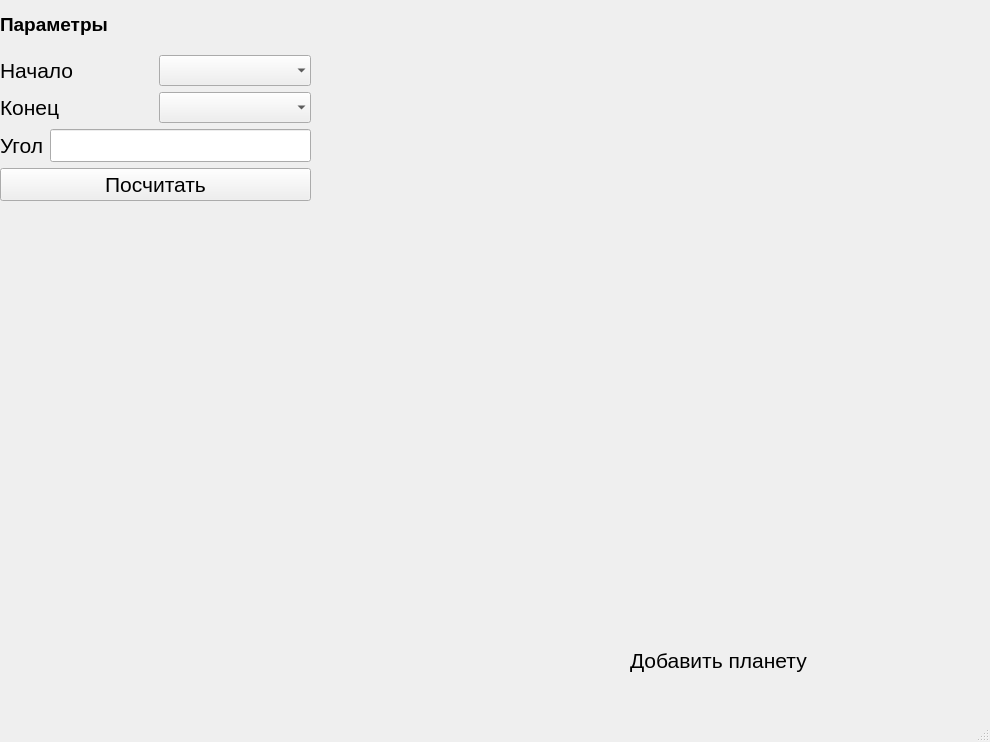
<?xml version="1.0" encoding="UTF-8"?>
<ui version="4.0">
 <class>MainWindow</class>
 <widget class="QMainWindow" name="MainWindow">
  <property name="geometry">
   <rect>
    <x>0</x>
    <y>0</y>
    <width>990</width>
    <height>742</height>
   </rect>
  </property>
  <property name="tabletTracking">
   <bool>true</bool>
  </property>
  <property name="windowTitle">
   <string>Калькулятор Полётов Ksp</string>
  </property>
  <property name="unifiedTitleAndToolBarOnMac">
   <bool>false</bool>
  </property>
  <widget class="QWidget" name="centralwidget">
   <widget class="QLabel" name="Image">
    <property name="geometry">
     <rect>
      <x>350</x>
      <y>0</y>
      <width>600</width>
      <height>600</height>
     </rect>
    </property>
    <property name="text">
     <string/>
    </property>
   </widget>
   <widget class="QLabel" name="Icon">
    <property name="geometry">
     <rect>
      <x>0</x>
      <y>540</y>
      <width>361</width>
      <height>151</height>
     </rect>
    </property>
    <property name="text">
     <string/>
    </property>
   </widget>
   <widget class="QWidget" name="layoutWidget">
    <property name="geometry">
     <rect>
      <x>0</x>
      <y>0</y>
      <width>311</width>
      <height>201</height>
     </rect>
    </property>
    <layout class="QVBoxLayout" name="verticalLayout_5">
     <item>
      <layout class="QVBoxLayout" name="verticalLayout_4">
       <item>
        <layout class="QVBoxLayout" name="verticalLayout_3">
         <item>
          <widget class="QLabel" name="label_3">
           <property name="font">
            <font>
             <pointsize>14</pointsize>
             <weight>75</weight>
             <bold>true</bold>
             <stylestrategy>PreferDefault</stylestrategy>
            </font>
           </property>
           <property name="text">
            <string>Параметры</string>
           </property>
          </widget>
         </item>
         <item>
          <layout class="QHBoxLayout" name="horizontalLayout">
           <item>
            <layout class="QVBoxLayout" name="verticalLayout">
             <item>
              <widget class="QLabel" name="label">
               <property name="font">
                <font>
                 <pointsize>16</pointsize>
                </font>
               </property>
               <property name="text">
                <string>Начало</string>
               </property>
              </widget>
             </item>
             <item>
              <widget class="QLabel" name="label_2">
               <property name="font">
                <font>
                 <pointsize>16</pointsize>
                </font>
               </property>
               <property name="text">
                <string>Конец</string>
               </property>
              </widget>
             </item>
            </layout>
           </item>
           <item>
            <layout class="QVBoxLayout" name="verticalLayout_2">
             <item>
              <widget class="QComboBox" name="start">
               <property name="font">
                <font>
                 <pointsize>16</pointsize>
                </font>
               </property>
               <property name="editable">
                <bool>false</bool>
               </property>
               <property name="currentText">
                <string notr="true"/>
               </property>
               <property name="insertPolicy">
                <enum>QComboBox::NoInsert</enum>
               </property>
               <property name="placeholderText">
                <string>выберите</string>
               </property>
               <property name="frame">
                <bool>false</bool>
               </property>
              </widget>
             </item>
             <item>
              <widget class="QComboBox" name="End">
               <property name="font">
                <font>
                 <pointsize>16</pointsize>
                </font>
               </property>
               <property name="editable">
                <bool>false</bool>
               </property>
               <property name="insertPolicy">
                <enum>QComboBox::NoInsert</enum>
               </property>
               <property name="placeholderText">
                <string>выберете</string>
               </property>
               <property name="frame">
                <bool>false</bool>
               </property>
              </widget>
             </item>
            </layout>
           </item>
          </layout>
         </item>
        </layout>
       </item>
       <item>
        <layout class="QHBoxLayout" name="horizontalLayout_2"/>
       </item>
      </layout>
     </item>
     <item>
      <layout class="QHBoxLayout" name="horizontalLayout_3">
       <item>
        <widget class="QLabel" name="label_5">
         <property name="font">
          <font>
           <pointsize>16</pointsize>
          </font>
         </property>
         <property name="text">
          <string>Угол</string>
         </property>
        </widget>
       </item>
       <item>
        <widget class="QLineEdit" name="Angel">
         <property name="font">
          <font>
           <pointsize>16</pointsize>
          </font>
         </property>
        </widget>
       </item>
      </layout>
     </item>
     <item>
      <widget class="QPushButton" name="Calculate">
       <property name="font">
        <font>
         <pointsize>16</pointsize>
        </font>
       </property>
       <property name="text">
        <string>Посчитать</string>
       </property>
      </widget>
     </item>
    </layout>
   </widget>
   <widget class="QPushButton" name="addBut">
    <property name="geometry">
     <rect>
      <x>850</x>
      <y>640</y>
      <width>51</width>
      <height>51</height>
     </rect>
    </property>
    <property name="text">
     <string/>
    </property>
    <property name="icon">
     <iconset>
      <normaloff>Images/free-icon-plus-sign-button-16057.png</normaloff>Images/free-icon-plus-sign-button-16057.png</iconset>
    </property>
    <property name="iconSize">
     <size>
      <width>40</width>
      <height>40</height>
     </size>
    </property>
    <property name="flat">
     <bool>true</bool>
    </property>
   </widget>
   <widget class="QLabel" name="label_6">
    <property name="geometry">
     <rect>
      <x>630</x>
      <y>630</y>
      <width>221</width>
      <height>61</height>
     </rect>
    </property>
    <property name="font">
     <font>
      <pointsize>16</pointsize>
     </font>
    </property>
    <property name="text">
     <string>Добавить планету</string>
    </property>
   </widget>
  </widget>
  <widget class="QMenuBar" name="menubar">
   <property name="geometry">
    <rect>
     <x>0</x>
     <y>0</y>
     <width>990</width>
     <height>21</height>
    </rect>
   </property>
  </widget>
  <widget class="QStatusBar" name="statusbar"/>
 </widget>
 <resources/>
 <connections/>
</ui>
